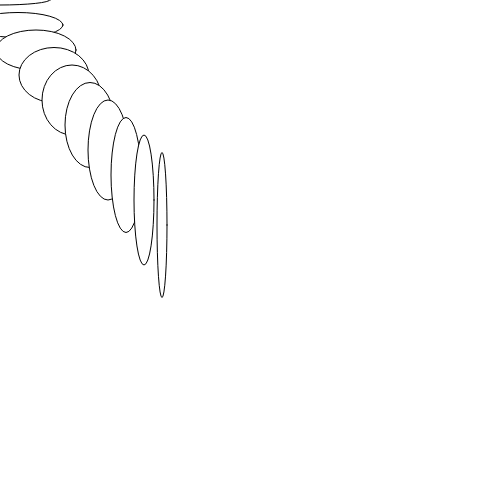
Frame 1 (no input)
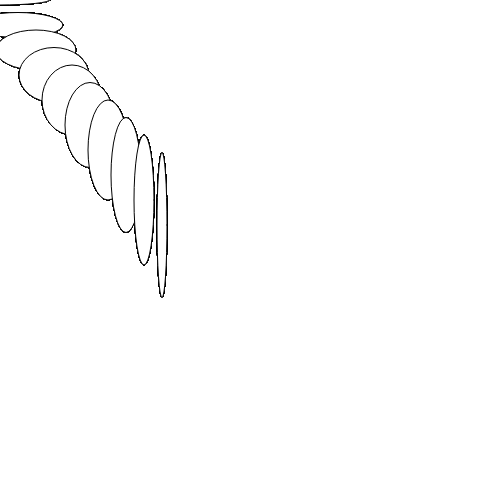
Frame 60 (no input)
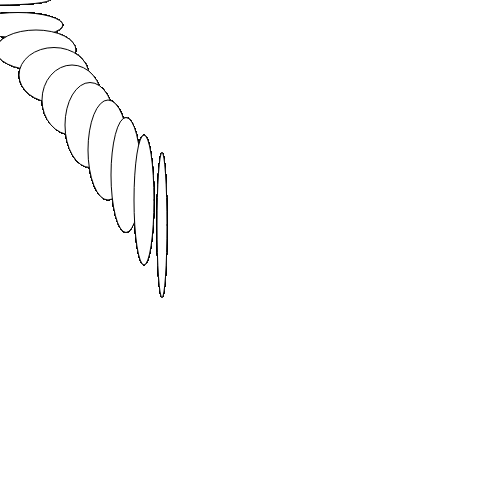
Frame 120 (the mouse pressed at the canvas centre since frame 60)

The p5.js sketch that drew these frames (run headless with seeded random() and noise() and a simulated clock; from frame 60 on, the mouse is pressed at the canvas centre):

// p5.js sketch
// ── sketch.js
// 函数setup() : 准备阶段
function setup() {
	// 创建画布，宽度640像素，高度480像素
	// 画布的坐标系统为，左上角坐标为（0，0），
	// x方向水平向右，y方向垂直向下，单位像素
	createCanvas(500,500);
}

// 函数draw()：作画阶段
function draw() {	
	
	for(var i =0;i<10;i++)
	{
		var x = i*18;
		var y = i*25;
		var wd = 100-10*i;
		var ht = 10+15*i;
		ellipse(x,y,wd,ht);
	}

}
